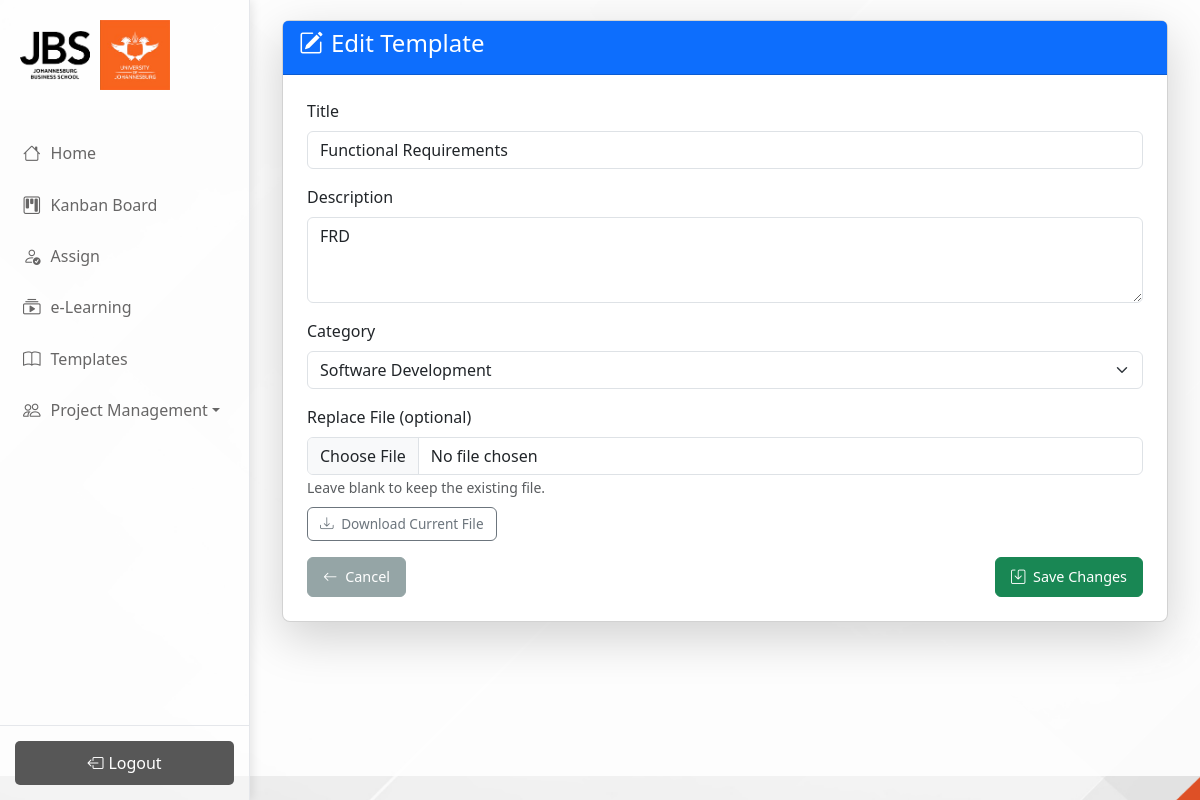
Before: /manager/templates/1/edit/ (signed in) with the older database file.
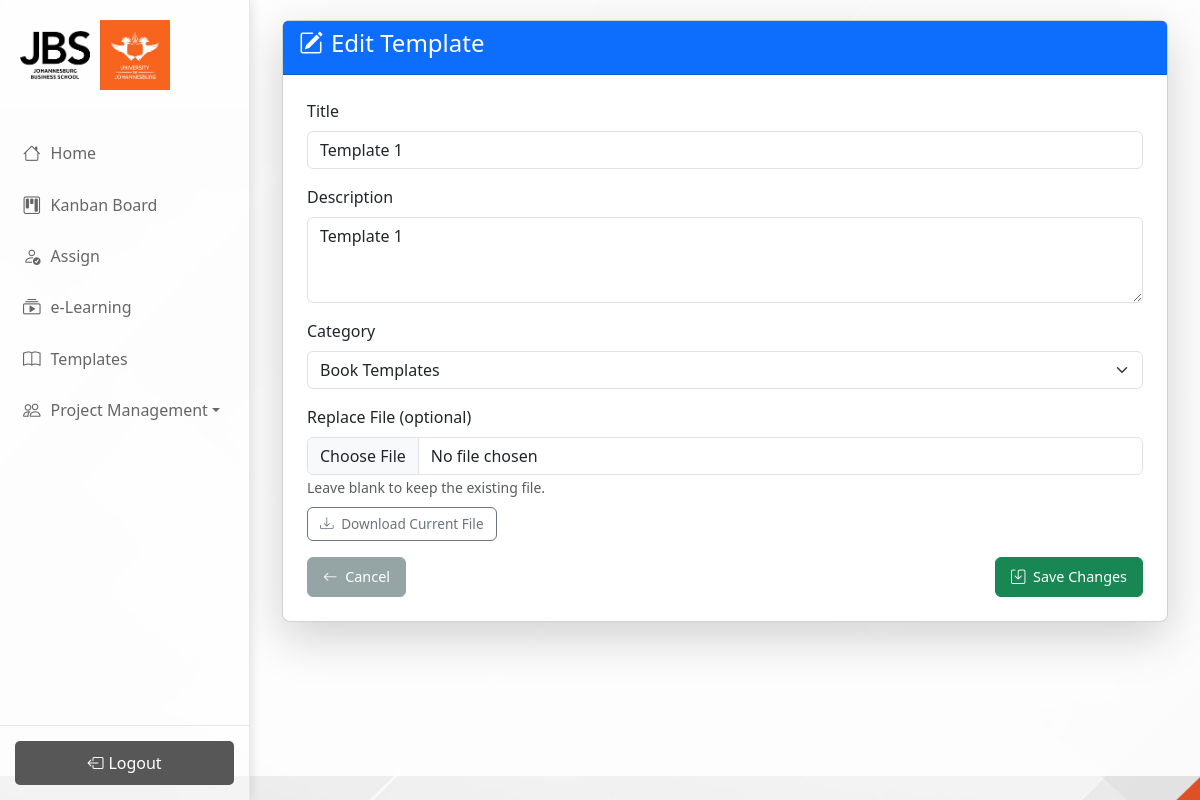
After: the same page with the newer database file.
### manager/models.py (models this page shows, shortened)
class Template(models.Model):
    CATEGORY_CHOICES = [
        ('Book', 'Book Templates'),
        ('Research', 'Research Papers'),
        ('Software', 'Software Development'),
    ]
    title = models.CharField(max_length=100)
    description = models.TextField()
    category = models.CharField(max_length=50, choices=CATEGORY_CHOICES)
    file = models.FileField(upload_to='templates/')
    uploaded_by = models.ForeignKey(settings.AUTH_USER_MODEL, on_delete=models.CASCADE, related_name='uploaded_templates', null=True, blank=True)
    created_at = models.DateTimeField(auto_now_add=True)

### manager/views.py (the view, shortened to what this page needs)
# urls.py: path('templates/<int:pk>/edit/', views.edit_template, name='edit_template'),
@login_required
def edit_template(request, pk):
    template = get_object_or_404(Template, pk=pk, uploaded_by=request.user)
    return render(request, 'manager/edit_template.html', {'template': template})

### templates/manager/edit_template.html (shortened to what this page needs)
{% extends 'manager/home.html' %}
{% load static %}
{% block content %}
<link rel="stylesheet" href="{% static 'css/templates.css' %}">
<div class="container mt-4">
    <div class="card shadow-lg rounded-3">
        <div class="card-header bg-primary text-white">
            <h4><i class="bi bi-pencil-square me-2"></i>Edit Template</h4>
        </div>
        <form method="POST" enctype="multipart/form-data" class="p-4">
            <div class="mb-3">
                <label class="form-label">Title</label>
                <input type="text" name="title" class="form-control" value="{{ template.title }}" required>
            </div>
            <div class="mb-3">
                <label class="form-label">Description</label>
                <textarea name="description" class="form-control" rows="3" required>{{ template.description }}</textarea>
            </div>
            <div class="mb-3">
                <label class="form-label">Category</label>
                <select name="category" class="form-select" required>
                    <option value="Book" {% if template.category == 'Book' %}selected{% endif %}>Book Templates</option>
                    <option value="Software" {% if template.category == 'Software' %}selected{% endif %}>Software Development</option>
                </select>
            </div>
            <div class="mb-3">
                <label class="form-label">Replace File (optional)</label>
                <input type="file" name="file" class="form-control">
                <small class="text-muted">Leave blank to keep the existing file.</small><br>
                <a href="{{ template.file.url }}" class="btn btn-sm btn-outline-secondary mt-2" download>
                    <i class="bi bi-download me-1"></i> Download Current File
                </a>
            </div>
            <div class="d-flex justify-content-between">
                <a href="{% url 'templates' %}" class="btn btn-secondary">
                    <i class="bi bi-arrow-left me-1"></i> Cancel
                </a>
                <button type="submit" class="btn btn-success">
                    <i class="bi bi-save me-1"></i> Save Changes
                </button>
            </div>
        </form>
    </div>
</div>
{% endblock %}

Changed rows visible on the page:
changed Template: title "Functional Requirements" → "Template 1"; description "FRD" → "Template 1"; category "Software Development" → "Book Templates"
